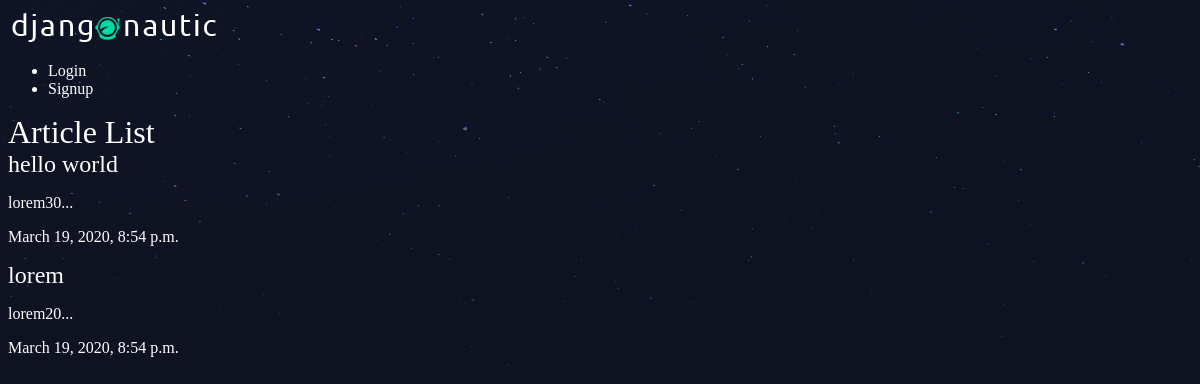
/articles/, run on an earlier commit of the app's database.
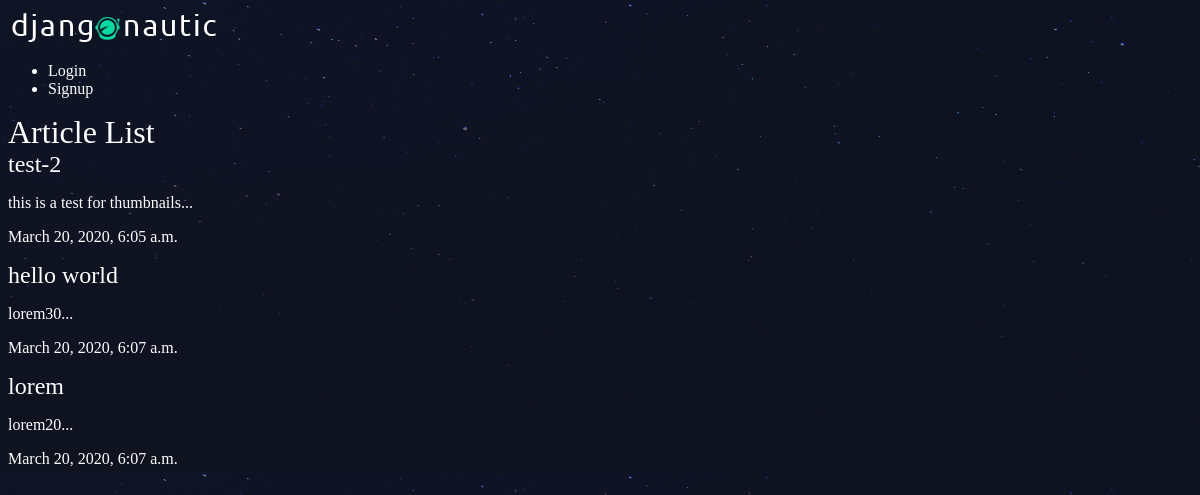
And on a later commit of the database.
### articles/models.py (models this page shows, shortened)
class Article(models.Model):
    title = models.CharField(max_length=100)
    slug = models.SlugField()
    body = models.TextField()
    date = models.DateTimeField(auto_now=True)
    thumb = models.ImageField(default='default.png', blank=True)
    author = models.ForeignKey(User, on_delete=models.CASCADE, default=None)
    def snippet(self):
        return self.body[:50] + '...'

### articles/views.py (the view)
def article_list(request):
    articles = Article.objects.all().order_by('date')
    return render(request, 'articles/article_list.html', {'articles': articles})

### articles/templates/articles/article_list.html
{% extends 'base_layout.html' %}
{% block content %}
<h1>Article List</h1>
<div class="articles">
    {% for article in articles  %}
    <div class="article">
        <h2> <a href="{% url 'articles:detail' slug=article.slug %}"> {{ article.title}} </a></h2>
        <p> {{article.snippet}} </p>
        <p> {{article.date}} </p>
    </div>
    {% endfor  %}
</div>
{% endblock %}

What changed in the data, as far as the page shows it:
added Article: title "test-2", snippet "this is a test for thumbnails...", date "March 20, 2020, 6:05 a.m."
changed Article "hello world": date "March 19, 2020, 8:54 p.m." → "March 20, 2020, 6:07 a.m."
changed Article "lorem": date "March 19, 2020, 8:54 p.m." → "March 20, 2020, 6:07 a.m."
